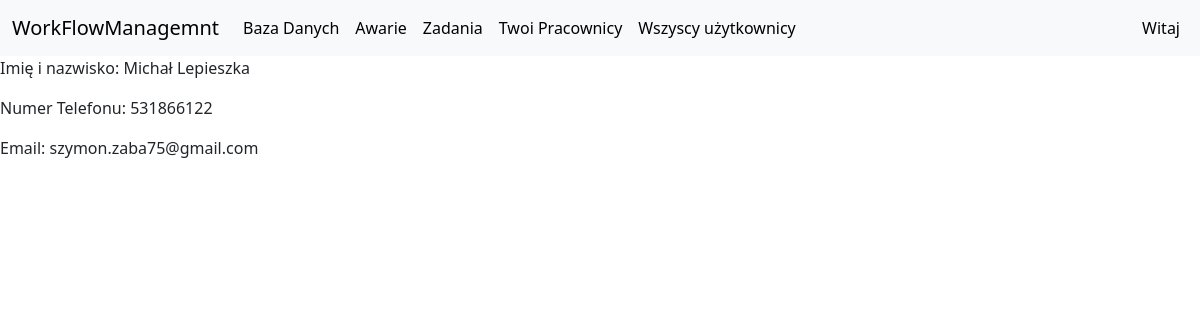
The page /profiles/profile_detail/1/ on the database its author committed.
### base/models.py (models this page shows, shortened)
class Profile(models.Model):
    user = models.OneToOneField(User, on_delete=models.CASCADE)
    email = models.EmailField(null=True, blank=True)
    number = models.DecimalField(decimal_places=0, max_digits=11, null=True, blank=True)
    your_employees = models.ManyToManyField(User, blank=True, related_name='your_employees')

### profiles/views.py (the view)
# urls.py: path('profile_detail/<int:pk>/', ProfileView.as_view(), name='profile_detail'),
class ProfileView(DetailView):
    model = Profile
    template_name = 'profiles/profile.html'
    def get_object(self, *args, **kwargs):
        pk = self.kwargs.get('pk')
        profile = get_object_or_404(Profile, pk=pk)
        return profile

### base/context_processors.py (called while the page is built)
def group_names_processor(request):
    if request.user.is_authenticated:
        group_names = [group.name for group in request.user.groups.all()]
    else:
        group_names = []
    return {'group_names': group_names}

### profiles/templates/profiles/profile.html
{% extends "base/base.html" %}
{% block content %}
<p>Imię i nazwisko: {{ object.user.get_full_name }}</p>
<p>Numer Telefonu: {{ object.number }}</p>
<p>Email: {{ object.email }}</p>
{% endblock %}

### base/static/base/style.css (style rules this page uses)
:root { --bs-table-bg: #ffffff; --bs-body-bg: #ffffff; }

### rows shown on the page
Profile: user.get_full_name "Michał Lepieszka", number "531866122", email "szymon.zaba75@gmail.com"
